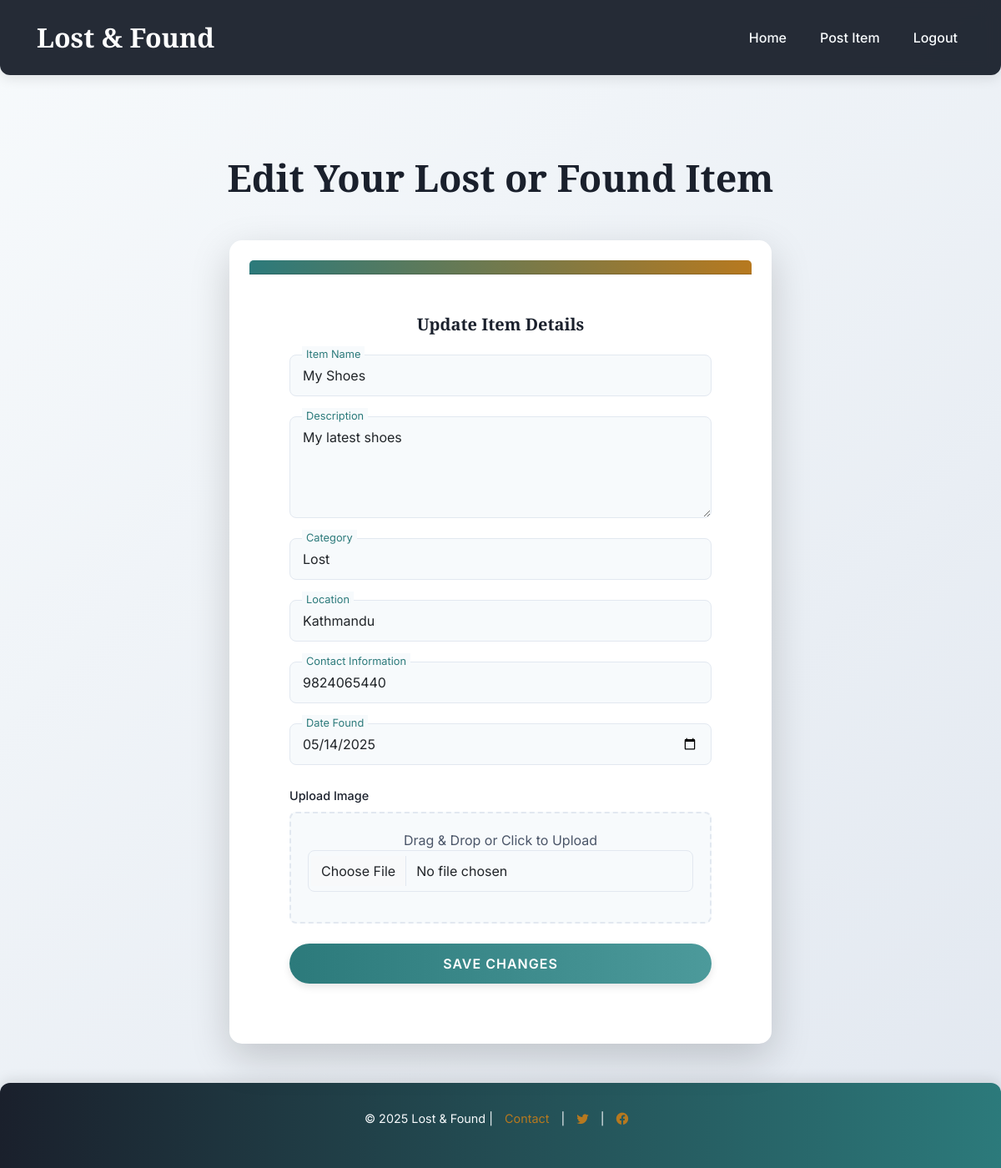
Screenshot of /edit/9/ (signed in) with the database file from the repository.
### board/models.py (models this page shows, shortened)
class FoundItem(models.Model):
    STATUS_CHOICES = [
        ('lost', 'Lost'),
        ('found', 'Found'),
    ]
    user = models.ForeignKey(User, on_delete=models.CASCADE)
    status = models.CharField(max_length=10, choices=STATUS_CHOICES)
    title = models.CharField(max_length=100)
    description = models.TextField()
    location = models.CharField(max_length=100)
    date_found = models.DateField()
    created_at = models.DateTimeField(auto_now_add=True)
    contact_info = models.CharField(max_length=100, help_text="Phone number or email")
    image = models.ImageField(upload_to='lost_found_images/', null=True, blank=True)  # Image field

### board/views.py (the view)
# urls.py: path('edit/<int:item_id>/', views.edit_item, name='edit_item'),
@login_required
def edit_item(request, item_id):
    item = get_object_or_404(FoundItem, id=item_id, user=request.user)
    if request.method == 'POST':
        form = FoundItemForm(request.POST, request.FILES, instance=item)
        if form.is_valid():
            form.save()
            return redirect('homepage')
    else:
        form = FoundItemForm(instance=item)
    return render(request, 'edit_item.html', {'form': form})

### board/forms.py
class FoundItemForm(forms.ModelForm):
    class Meta:
        model = FoundItem
        fields = ['title', 'description', 'location', 'date_found', 'status', 'contact_info', 'image']

### board/templates/edit_item.html (shortened to what this page needs)
{% extends 'base.html' %}
{% block content %}
<div class="container py-5">
  <h2 class="text-center fw-bold mb-5" style="font-family: 'Playfair Display', serif; color: #1A202C; font-size: 2.8rem;">Edit Your Lost or Found Item</h2>
  <div class="d-flex justify-content-center align-items-center">
    <div class="card elegant-card shadow-lg p-4 animate__animated animate__fadeInUp" style="width: 100%; max-width: 650px;">
      <div class="card-header" style="background: linear-gradient(90deg, #2C7A7B, #B7791F); height: 5px;"></div>
      <div class="card-body p-5">
        <h5 class="card-title text-center mb-4 fw-bold" style="font-family: 'Playfair Display', serif; color: #1A202C;">Update Item Details</h5>
        <form method="post" enctype="multipart/form-data" id="editForm" aria-label="Edit lost or found item">
          <div class="form-group mb-4 position-relative">
            <input type="text" id="id_title" name="title" class="form-control elegant-input" value="{{ form.title.value|default:'' }}" required placeholder="Item Name">
            <label for="id_title" class="elegant-label">Item Name</label>
          </div>
          <div class="form-group mb-4 position-relative">
            <textarea id="id_description" name="description" class="form-control elegant-input" rows="4" required placeholder="Description">{{ form.description.value|default:'' }}</textarea>
            <label for="id_description" class="elegant-label">Description</label>
          </div>
          <div class="form-group mb-4 position-relative">
            <select id="id_status" name="status" class="form-control elegant-input" required>
              <option value="lost" {% if form.status.value == 'lost' %}selected{% endif %}>Lost</option>
            </select>
            <label for="id_status" class="elegant-label">Category</label>
          </div>
          <div class="form-group mb-4 position-relative">
            <input type="text" id="id_location" name="location" class="form-control elegant-input" value="{{ form.location.value|default:'' }}" required placeholder="Location">
            <label for="id_location" class="elegant-label">Location</label>
          </div>
          <div class="form-group mb-4 position-relative">
            <input type="text" id="id_contact_info" name="contact_info" class="form-control elegant-input" value="{{ form.contact_info.value|default:'' }}" required placeholder="Contact Information">
            <label for="id_contact_info" class="elegant-label">Contact Information</label>
          </div>
          <div class="form-group mb-4 position-relative">
            <input type="date" id="id_date_found" name="date_found" class="form-control elegant-input" value="{{ form.date_found.value|date:'Y-m-d'|default:'' }}" required>
            <label for="id_date_found" class="elegant-label">Date Found</label>
          </div>
          <div class="form-group mb-4">
            <label for="id_image" class="elegant-label-static">Upload Image</label>
            <div class="elegant-upload" id="dropZone">
              <p class="text-center mb-0" style="font-family: 'Inter', sans-serif; color: #4A5568;">Drag & Drop or Click to Upload</p>
              <input type="file" id="id_image" name="image" class="form-control elegant-input-file" accept="image/*">
            </div>
          </div>
          <div class="d-grid gap-2">
            <button type="submit" class="btn elegant-btn" id="submitButton">Save Changes</button>
          </div>
        </form>
      </div>
    </div>
  </div>
</div>
{% endblock %}

### board/templates/base.html (style rules this page uses)
html, body { height: 100%; margin: 0; }
body { font-family: 'Inter', sans-serif; color: #1A202C; display: flex; flex-direction: column; }
.container { max-width: 1200px; padding: 0 15px; }
.elegant-card { border-radius: 15px; box-shadow: 0 8px 20px rgba(0, 0, 0, 0.05), 0 4px 10px rgba(0, 0, 0, 0.05); border: none; transition: transform 0.3s ease, box-shadow 0.3s ease; position: relative; background: #FFFFFF; will-change: transform; }
.elegant-btn { background: linear-gradient(90deg, #2C7A7B, #4C9A9B); border: none; border-radius: 25px; padding: 10px 25px; color: #FFFFFF; font-family: 'Inter', sans-serif; font-weight: 600; transition: all 0.3s ease; }

### board/templates/edit_item.html (style rules this page uses)
.elegant-input, .elegant-input-file { border: 1px solid #E2E8F0; border-radius: 8px; padding: 12px 15px; font-size: 1rem; background: #F7FAFC; transition: all 0.3s ease; font-family: 'Inter', sans-serif; }
.elegant-input::placeholder { color: transparent; }
.elegant-label { font-family: 'Inter', sans-serif; font-size: 1rem; font-weight: 400; color: #1A202C; position: absolute; top: 12px; left: 15px; padding: 0 5px; transition: all 0.3s ease; pointer-events: none; }
.elegant-label-static { font-family: 'Inter', sans-serif; font-size: 0.9rem; font-weight: 500; color: #1A202C; margin-bottom: 8px; }
.elegant-input:focus + .elegant-label, .elegant-input:not(:placeholder-shown) + .elegant-label { top: -10px; font-size: 0.8rem; background: #F7FAFC; color: #2C7A7B; }
.elegant-upload { border: 2px dashed #E2E8F0; border-radius: 8px; padding: 20px; text-align: center; background: #F7FAFC; transition: all 0.3s ease; cursor: pointer; }
.elegant-btn { background: linear-gradient(90deg, #2C7A7B, #4C9A9B); border: none; border-radius: 25px; padding: 12px 30px; color: #FFFFFF; font-family: 'Inter', sans-serif; font-weight: 600; text-transform: uppercase; letter-spacing: 1px; box-shadow: 0 4px 10px rgba(0, 0, 0, 0.1); transition: all 0.3s ease; }

### rows the page displays
FoundItem: title "My Shoes", description "My latest shoes", status "Lost", location "Kathmandu", contact_info "9824065440", date_found "05/14/2025"
